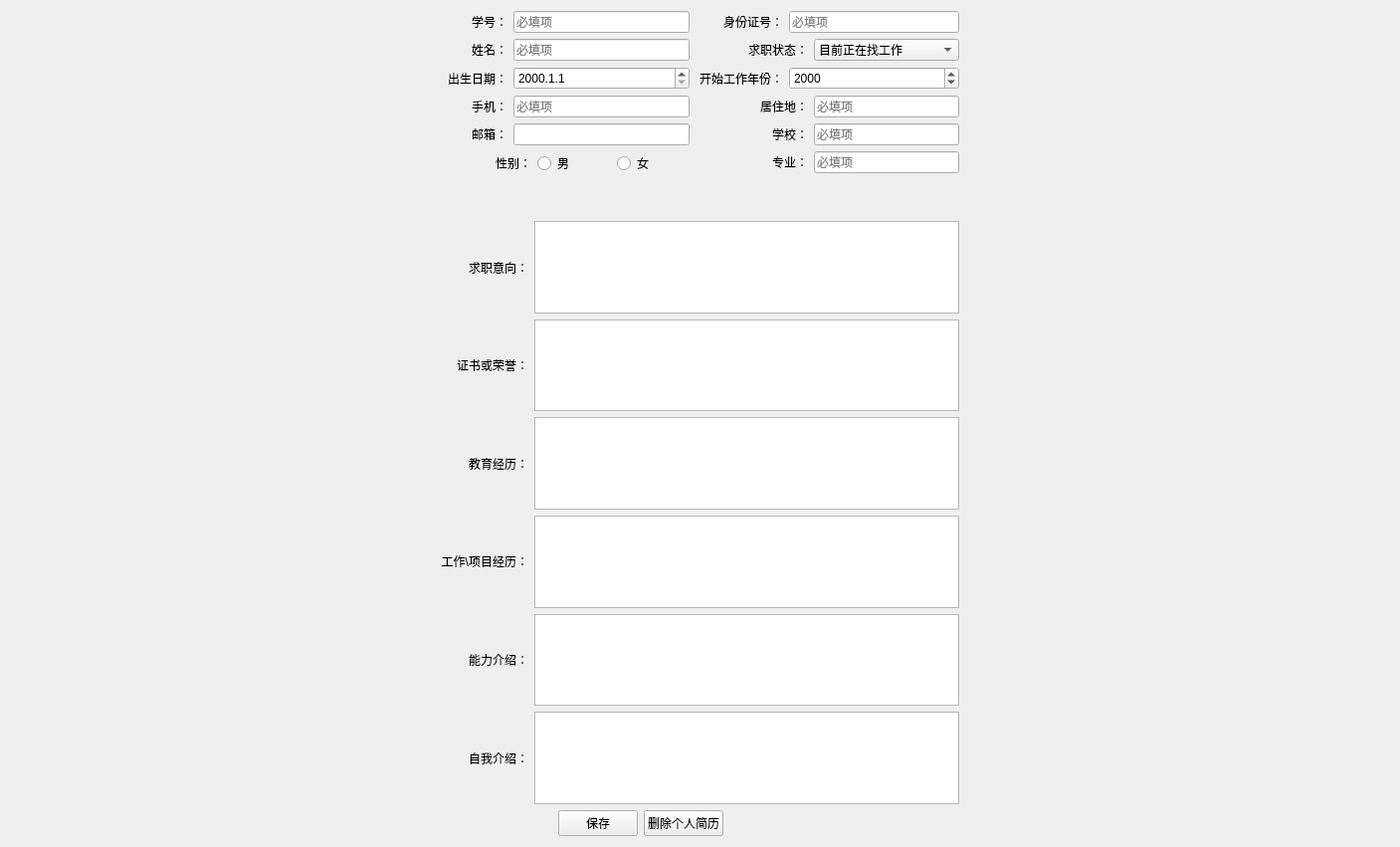
          <widget class="QWidget" name="scrollAreaWidgetContents">
           <property name="geometry">
            <rect>
             <x>0</x>
             <y>-81</y>
             <width>1407</width>
             <height>851</height>
            </rect>
           </property>
           <layout class="QGridLayout" name="gridLayout_4">
            <item row="0" column="1" rowspan="2">
             <layout class="QVBoxLayout" name="zong">
              <item>
               <layout class="QHBoxLayout" name="shangmian">
                <item>
                 <layout class="QVBoxLayout" name="verticalLayout">
                  <item>
                   <layout class="QHBoxLayout" name="xuehao">
                    <item>
                     <widget class="QLabel" name="label_17">
                      <property name="text">
                       <string>学号：</string>
                      </property>
                      <property name="alignment">
                       <set>Qt::AlignRight|Qt::AlignTrailing|Qt::AlignVCenter</set>
                      </property>
                     </widget>
                    </item>
                    <item>
                     <widget class="QLineEdit" name="stunum_lineEdit">
                      <property name="minimumSize">
                       <size>
                        <width>177</width>
                        <height>0</height>
                       </size>
                      </property>
                      <property name="maximumSize">
                       <size>
                        <width>177</width>
                        <height>16777215</height>
                       </size>
                      </property>
                      <property name="maxLength">
                       <number>9</number>
                      </property>
                      <property name="readOnly">
                       <bool>false</bool>
                      </property>
                      <property name="placeholderText">
                       <string>必填项</string>
                      </property>
                     </widget>
                    </item>
                   </layout>
                  </item>
                  <item>
                   <layout class="QHBoxLayout" name="xingming">
                    <item>
                     <widget class="QLabel" name="label">
                      <property name="text">
                       <string> 姓名：</string>
                      </property>
                      <property name="alignment">
                       <set>Qt::AlignRight|Qt::AlignTrailing|Qt::AlignVCenter</set>
                      </property>
                     </widget>
                    </item>
                    <item>
                     <widget class="QLineEdit" name="name_lineEdit_3">
                      <property name="minimumSize">
                       <size>
                        <width>177</width>
                        <height>0</height>
                       </size>
                      </property>
                      <property name="maximumSize">
                       <size>
                        <width>171</width>
                        <height>16777215</height>
                       </size>
                      </property>
                      <property name="placeholderText">
                       <string>必填项</string>
                      </property>
                     </widget>
                    </item>
                   </layout>
                  </item>
                  <item>
                   <layout class="QHBoxLayout" name="chusheng">
                    <item>
                     <widget class="QLabel" name="label_11">
                      <property name="text">
                       <string>  出生日期：</string>
                      </property>
                      <property name="alignment">
                       <set>Qt::AlignRight|Qt::AlignTrailing|Qt::AlignVCenter</set>
                      </property>
                     </widget>
                    </item>
                    <item>
                     <widget class="QDateEdit" name="date_dateEdit">
                      <property name="minimumSize">
                       <size>
                        <width>177</width>
                        <height>0</height>
                       </size>
                      </property>
                      <property name="showGroupSeparator" stdset="0">
                       <bool>true</bool>
                      </property>
                      <property name="dateTime">
                       <datetime>
                        <hour>0</hour>
                        <minute>0</minute>
                        <second>0</second>
                        <year>2000</year>
                        <month>1</month>
                        <day>1</day>
                       </datetime>
                      </property>
                      <property name="minimumDate">
                       <date>
                        <year>1752</year>
                        <month>9</month>
                        <day>16</day>
                       </date>
                      </property>
                      <property name="displayFormat">
                       <string>yyyy.M.d</string>
                      </property>
                      <property name="currentSectionIndex">
                       <number>1</number>
                      </property>
                     </widget>
                    </item>
                   </layout>
                  </item>
                  <item>
                   <layout class="QHBoxLayout" name="shouji">
                    <item>
                     <widget class="QLabel" name="label_4">
                      <property name="text">
                       <string> 手机：</string>
                      </property>
                      <property name="alignment">
                       <set>Qt::AlignRight|Qt::AlignTrailing|Qt::AlignVCenter</set>
                      </property>
                     </widget>
                    </item>
                    <item>
                     <widget class="QLineEdit" name="phone_lineEdit">
                      <property name="sizePolicy">
                       <sizepolicy hsizetype="Fixed" vsizetype="Fixed">
                        <horstretch>0</horstretch>
                        <verstretch>0</verstretch>
                       </sizepolicy>
                      </property>
                      <property name="minimumSize">
                       <size>
                        <width>177</width>
                        <height>0</height>
                       </size>
                      </property>
                      <property name="maximumSize">
                       <size>
                        <width>801</width>
                        <height>16777215</height>
                       </size>
                      </property>
                      <property name="maxLength">
                       <number>11</number>
                      </property>
                      <property name="placeholderText">
                       <string>必填项</string>
                      </property>
                     </widget>
                    </item>
                   </layout>
                  </item>
                  <item>
                   <layout class="QHBoxLayout" name="youxiang">
                    <item>
                     <widget class="QLabel" name="label_36">
                      <property name="text">
                       <string> 邮箱：</string>
                      </property>
                      <property name="alignment">
                       <set>Qt::AlignRight|Qt::AlignTrailing|Qt::AlignVCenter</set>
                      </property>
                     </widget>
                    </item>
                    <item>
                     <widget class="QLineEdit" name="email_lineEdit_15">
                      <property name="sizePolicy">
                       <sizepolicy hsizetype="Fixed" vsizetype="Fixed">
                        <horstretch>0</horstretch>
                        <verstretch>0</verstretch>
                       </sizepolicy>
                      </property>
                      <property name="minimumSize">
                       <size>
                        <width>177</width>
                        <height>0</height>
                       </size>
                      </property>
                      <property name="maximumSize">
                       <size>
                        <width>175</width>
                        <height>16777215</height>
                       </size>
                      </property>
                     </widget>
                    </item>
                   </layout>
                  </item>
                  <item>
                   <layout class="QHBoxLayout" name="xingbie">
                    <item>
                     <widget class="QLabel" name="label_34">
                      <property name="minimumSize">
                       <size>
                        <width>91</width>
                        <height>21</height>
                       </size>
                      </property>
                      <property name="text">
                       <string>    性别：</string>
                      </property>
                      <property name="alignment">
                       <set>Qt::AlignRight|Qt::AlignTrailing|Qt::AlignVCenter</set>
                      </property>
                     </widget>
                    </item>
                    <item>
                     <widget class="QRadioButton" name="man_radioButton">
                      <property name="text">
                       <string>男</string>
                      </property>
                      <property name="iconSize">
                       <size>
                        <width>20</width>
                        <height>20</height>
                       </size>
                      </property>
                     </widget>
                    </item>
                    <item>
                     <widget class="QRadioButton" name="woman_radioButton_2">
                      <property name="text">
                       <string>女</string>
                      </property>
                      <property name="iconSize">
                       <size>
                        <width>17</width>
                        <height>20</height>
                       </size>
                      </property>
                     </widget>
                    </item>
                   </layout>
                  </item>
                 </layout>
                </item>
                <item>
                 <layout class="QVBoxLayout" name="verticalLayout_3">
                  <item>
                   <layout class="QHBoxLayout" name="shenfen">
                    <item>
                     <widget class="QLabel" name="label_18">
                      <property name="text">
                       <string>身份证号：</string>
                      </property>
                      <property name="alignment">
                       <set>Qt::AlignRight|Qt::AlignTrailing|Qt::AlignVCenter</set>
                      </property>
                     </widget>
                    </item>
                    <item>
                     <widget class="QLineEdit" name="IdNum_lineEdit_3">
                      <property name="minimumSize">
                       <size>
                        <width>171</width>
                        <height>0</height>
                       </size>
                      </property>
                      <property name="maximumSize">
                       <size>
                        <width>171</width>
                        <height>16777215</height>
                       </size>
                      </property>
                      <property name="maxLength">
                       <number>18</number>
                      </property>
                      <property name="placeholderText">
                       <string>必填项</string>
                      </property>
                     </widget>
                    </item>
                   </layout>
                  </item>
                  <item>
                   <layout class="QHBoxLayout" name="qiuzhi">
                    <item>
                     <widget class="QLabel" name="label_38">
                      <property name="minimumSize">
                       <size>
                        <width>113</width>
                        <height>0</height>
                       </size>
                      </property>
                      <property name="maximumSize">
                       <size>
                        <width>113</width>
                        <height>16777215</height>
                       </size>
                      </property>
                      <property name="text">
                       <string> 求职状态：</string>
                      </property>
                      <property name="alignment">
                       <set>Qt::AlignRight|Qt::AlignTrailing|Qt::AlignVCenter</set>
                      </property>
                     </widget>
                    </item>
                    <item>
                     <widget class="QComboBox" name="state_comboBox">
                      <item>
                       <property name="text">
                        <string>目前正在找工作</string>
                       </property>
                      </item>
                      <item>
                       <property name="text">
                        <string>观望有好机会会考虑</string>
                       </property>
                      </item>
                      <item>
                       <property name="text">
                        <string>我目前不想换工作</string>
                       </property>
                      </item>
                     </widget>
                    </item>
                   </layout>
                  </item>
                  <item>
                   <layout class="QHBoxLayout" name="kaishi">
                    <item>
                     <widget class="QLabel" name="label_35">
                      <property name="text">
                       <string> 开始工作年份：</string>
                      </property>
                      <property name="alignment">
                       <set>Qt::AlignRight|Qt::AlignTrailing|Qt::AlignVCenter</set>
                      </property>
                     </widget>
                    </item>
                    <item>
                     <widget class="QDateEdit" name="startdate_dateEdit_2">
                      <property name="minimumSize">
                       <size>
                        <width>171</width>
                        <height>0</height>
                       </size>
                      </property>
                      <property name="displayFormat">
                       <string>yyyy</string>
                      </property>
                     </widget>
                    </item>
                   </layout>
                  </item>
                  <item>
                   <layout class="QHBoxLayout" name="juzhu">
                    <item>
                     <widget class="QLabel" name="label_3">
                      <property name="minimumSize">
                       <size>
                        <width>113</width>
                        <height>0</height>
                       </size>
                      </property>
                      <property name="text">
                       <string>  居住地：</string>
                      </property>
                      <property name="alignment">
                       <set>Qt::AlignRight|Qt::AlignTrailing|Qt::AlignVCenter</set>
                      </property>
                     </widget>
                    </item>
                    <item>
                     <widget class="QLineEdit" name="place_lineEdit_14">
                      <property name="text">
                       <string/>
                      </property>
                      <property name="placeholderText">
                       <string>必填项</string>
                      </property>
                     </widget>
                    </item>
                   </layout>
                  </item>
                  <item>
                   <layout class="QHBoxLayout" name="xuexiao">
                    <item>
                     <widget class="QLabel" name="label_2">
                      <property name="minimumSize">
                       <size>
                        <width>113</width>
                        <height>0</height>
                       </size>
                      </property>
                      <property name="text">
                       <string> 学校：</string>
                      </property>
                      <property name="alignment">
                       <set>Qt::AlignRight|Qt::AlignTrailing|Qt::AlignVCenter</set>
                      </property>
                     </widget>
                    </item>
                    <item>
                     <widget class="QLineEdit" name="school_lineEdit_13">
                      <property name="placeholderText">
                       <string>必填项</string>
                      </property>
                     </widget>
                    </item>
                   </layout>
                  </item>
                  <item>
                   <layout class="QHBoxLayout" name="zhuanye">
                    <item>
                     <widget class="QLabel" name="label_37">
                      <property name="minimumSize">
                       <size>
                        <width>113</width>
                        <height>0</height>
                       </size>
                      </property>
                      <property name="text">
                       <string>专业：</string>
                      </property>
                      <property name="alignment">
                       <set>Qt::AlignRight|Qt::AlignTrailing|Qt::AlignVCenter</set>
                      </property>
                     </widget>
                    </item>
                    <item>
                     <widget class="QLineEdit" name="professional_lineEdit_16">
                      <property name="placeholderText">
                       <string>必填项</string>
                      </property>
                     </widget>
                    </item>
                   </layout>
                  </item>
                 </layout>
                </item>
               </layout>
              </item>
              <item>
               <spacer name="verticalSpacer">
                <property name="orientation">
                 <enum>Qt::Vertical</enum>
                </property>
                <property name="sizeType">
                 <enum>QSizePolicy::Fixed</enum>
                </property>
                <property name="sizeHint" stdset="0">
                 <size>
                  <width>20</width>
                  <height>40</height>
                 </size>
                </property>
               </spacer>
              </item>
              <item>
               <layout class="QHBoxLayout" name="xiamian">
                <item>
                 <layout class="QVBoxLayout" name="verticalLayout_4">
                  <item>
                   <widget class="QLabel" name="label_5">
                    <property name="text">
                     <string> 求职意向：</string>
                    </property>
                    <property name="alignment">
                     <set>Qt::AlignRight|Qt::AlignTrailing|Qt::AlignVCenter</set>
                    </property>
                   </widget>
                  </item>
                  <item>
                   <widget class="QLabel" name="label_9">
                    <property name="text">
                     <string> 证书或荣誉：</string>
                    </property>
                    <property name="alignment">
                     <set>Qt::AlignRight|Qt::AlignTrailing|Qt::AlignVCenter</set>
                    </property>
                   </widget>
                  </item>
                  <item>
                   <widget class="QLabel" name="label_7">
                    <property name="text">
                     <string> 教育经历：</string>
                    </property>
                    <property name="alignment">
                     <set>Qt::AlignRight|Qt::AlignTrailing|Qt::AlignVCenter</set>
                    </property>
                   </widget>
                  </item>
                  <item>
                   <widget class="QLabel" name="label_8">
                    <property name="text">
                     <string>&lt;html&gt;&lt;head/&gt;&lt;body&gt;&lt;p&gt;工作\项目经历：&lt;/p&gt;&lt;/body&gt;&lt;/html&gt;</string>
                    </property>
                    <property name="alignment">
                     <set>Qt::AlignRight|Qt::AlignTrailing|Qt::AlignVCenter</set>
                    </property>
                   </widget>
                  </item>
                  <item>
                   <widget class="QLabel" name="label_10">
                    <property name="text">
                     <string> 能力介绍：</string>
                    </property>
                    <property name="alignment">
                     <set>Qt::AlignRight|Qt::AlignTrailing|Qt::AlignVCenter</set>
                    </property>
                   </widget>
                  </item>
                  <item>
                   <widget class="QLabel" name="label_6">
                    <property name="text">
                     <string> 自我介绍：</string>
                    </property>
                    <property name="alignment">
                     <set>Qt::AlignRight|Qt::AlignTrailing|Qt::AlignVCenter</set>
                    </property>
                   </widget>
                  </item>
                 </layout>
                </item>
                <item>
                 <layout class="QVBoxLayout" name="verticalLayout_5">
                  <item>
                   <widget class="QTextEdit" name="wantjob_textEdit">
                    <property name="maximumSize">
                     <size>
                      <width>530</width>
                      <height>150</height>
                     </size>
                    </property>
                   </widget>
                  </item>
                  <item>
                   <widget class="QTextEdit" name="honour_textEdit_3">
                    <property name="maximumSize">
                     <size>
                      <width>530</width>
                      <height>150</height>
                     </size>
                    </property>
                   </widget>
                  </item>
                  <item>
                   <widget class="QTextEdit" name="education_textEdit_5">
                    <property name="maximumSize">
                     <size>
                      <width>530</width>
                      <height>150</height>
                     </size>
                    </property>
                   </widget>
                  </item>
                  <item>
                   <widget class="QTextEdit" name="experience_textEdit_2">
                    <property name="maximumSize">
                     <size>
                      <width>530</width>
                      <height>150</height>
                     </size>
                    </property>
                   </widget>
                  </item>
                  <item>
                   <widget class="QTextEdit" name="ability_textEdit_4">
                    <property name="maximumSize">
                     <size>
                      <width>530</width>
                      <height>150</height>
                     </size>
                    </property>
                   </widget>
                  </item>
                  <item>
                   <widget class="QTextEdit" name="introduction_textEdit_6">
                    <property name="maximumSize">
                     <size>
                      <width>530</width>
                      <height>150</height>
                     </size>
                    </property>
                   </widget>
                  </item>
                 </layout>
                </item>
               </layout>
              </item>
              <item>
               <layout class="QHBoxLayout" name="anniu">
                <item>
                 <spacer name="horizontalSpacer">
                  <property name="orientation">
                   <enum>Qt::Horizontal</enum>
                  </property>
                  <property name="sizeType">
                   <enum>QSizePolicy::Expanding</enum>
                  </property>
                  <property name="sizeHint" stdset="0">
                   <size>
                    <width>60</width>
                    <height>20</height>
                   </size>
                  </property>
                 </spacer>
                </item>
                <item>
                 <widget class="QPushButton" name="save_pushButton">
                  <property name="text">
                   <string>保存</string>
                  </property>
                 </widget>
                </item>
                <item>
                 <widget class="QPushButton" name="delete_pushButton_3">
                  <property name="text">
                   <string>删除个人简历</string>
                  </property>
                 </widget>
                </item>
                <item>
                 <spacer name="horizontalSpacer_2">
                  <property name="orientation">
                   <enum>Qt::Horizontal</enum>
                  </property>
                  <property name="sizeHint" stdset="0">
                   <size>
                    <width>40</width>
                    <height>20</height>
                   </size>
                  </property>
                 </spacer>
                </item>
                <item>
                 <spacer name="horizontalSpacer_3">
                  <property name="orientation">
                   <enum>Qt::Horizontal</enum>
                  </property>
                  <property name="sizeHint" stdset="0">
                   <size>
                    <width>40</width>
                    <height>20</height>
                   </size>
                  </property>
                 </spacer>
                </item>
               </layout>
              </item>
             </layout>
            </item>
            <item row="0" column="2">
             <spacer name="horizontalSpacer_9">
              <property name="orientation">
               <enum>Qt::Horizontal</enum>
              </property>
              <property name="sizeHint" stdset="0">
               <size>
                <width>134</width>
                <height>20</height>
               </size>
              </property>
             </spacer>
            </item>
            <item row="1" column="0">
             <spacer name="horizontalSpacer_4">
              <property name="orientation">
               <enum>Qt::Horizontal</enum>
              </property>
              <property name="sizeHint" stdset="0">
               <size>
                <width>390</width>
                <height>20</height>
               </size>
              </property>
             </spacer>
            </item>
           </layout>
          </widget>
